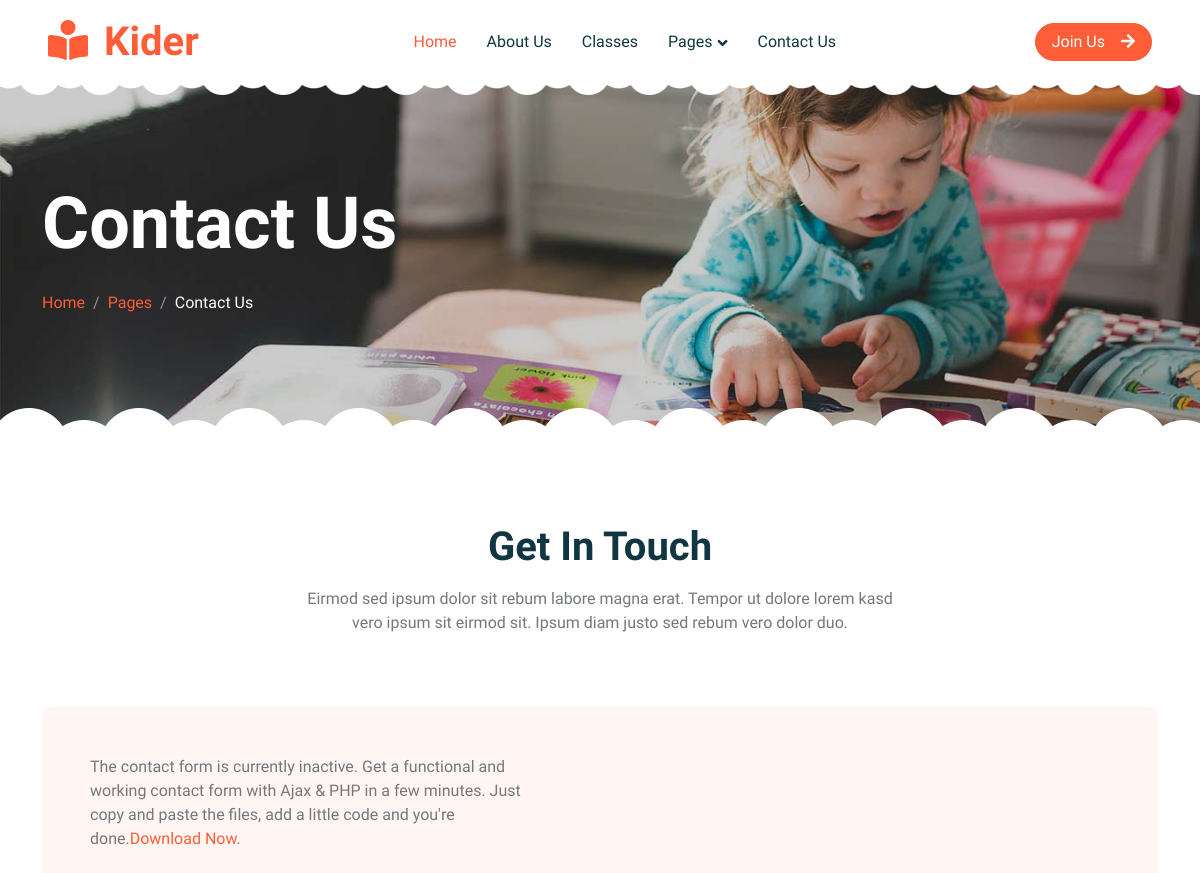
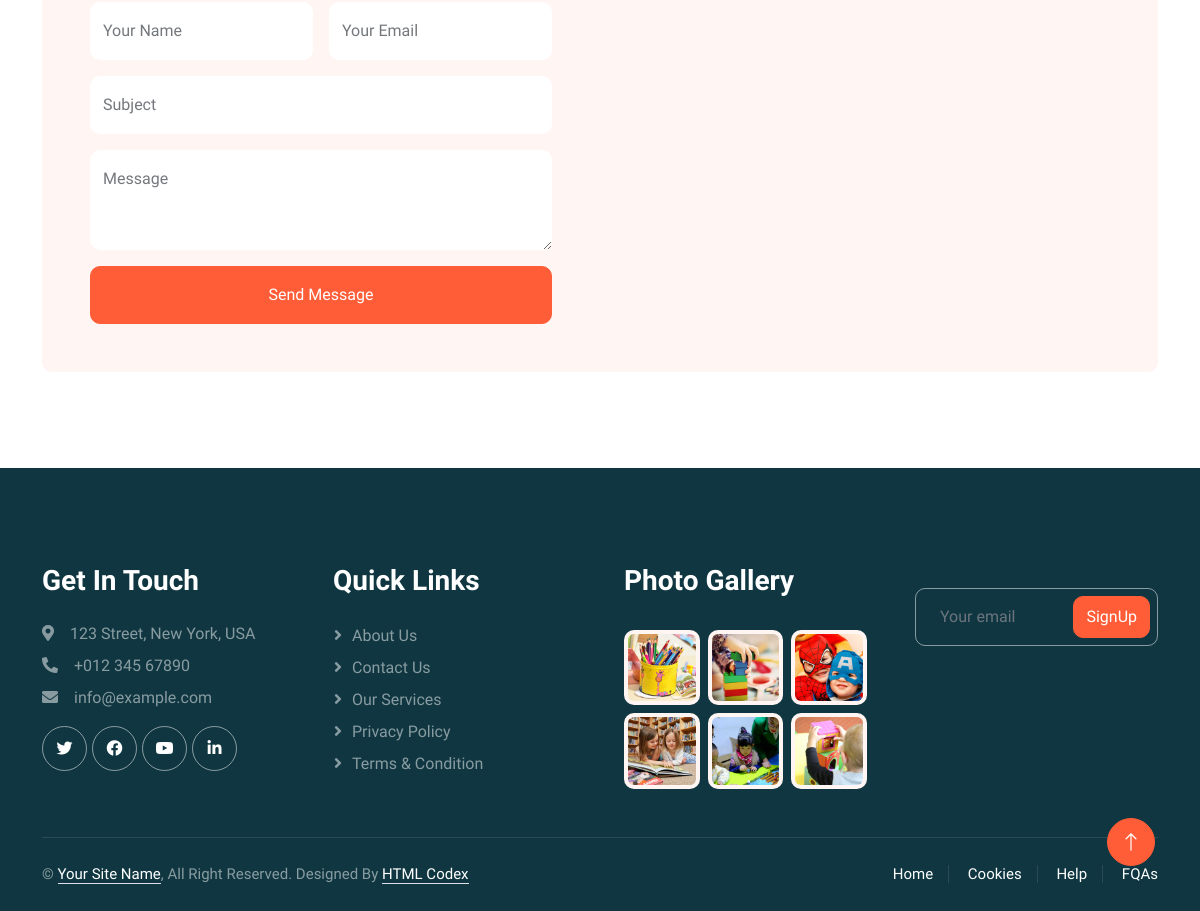
Page /contact/ on the committed database (2 pictures, top to bottom).
### app/models.py (models this page shows, shortened)
class ContactUsMain(models.Model):
    title = models.CharField(max_length=255)
    description1 = models.CharField(max_length=255, blank=True, null=True)
    description2 = models.CharField(max_length=255, blank=True, null=True)
    url = models.URLField(max_length=255, blank=True)
    class Meta:
        verbose_name = "Contact  Us Main"
        verbose_name_plural = "Contact  Us Main"

class FooterMain(models.Model):
    title = models.CharField(max_length=255)
    class Meta:
        verbose_name = "Footer Main"
        verbose_name_plural = "Footer Main"

class GetInTouch(models.Model):
    title = models.CharField(max_length=50)
    icon_class = models.CharField(max_length=255)
    description = models.CharField(max_length=255)
    class Meta:
        verbose_name = "Get In Touch"
        verbose_name_plural = "Get In Touch"

class Socials(models.Model):
    title = models.CharField(max_length=50)
    url = models.URLField(max_length=255, blank=True)
    html_class = models.CharField(max_length=255)
    class Meta:
        verbose_name = "Social"
        verbose_name_plural = "Socials"

class QuickLinks(models.Model):
    link_url = models.CharField(max_length=255)
    link_name = models.CharField(max_length=255)
    class Meta:
        verbose_name = "Quick Links"
        verbose_name_plural = "Quick Links"

class GalleryImages(models.Model):
    image_title = models.CharField(max_length=255)
    image = models.ImageField(upload_to="gallery")
    class Meta:
        verbose_name = "Gallery Images"
        verbose_name_plural = "Gallery Images"

class FooterText(models.Model):
    text1 = models.CharField(max_length=55, blank=True, null=True)
    text2 = models.CharField(max_length=255, blank=True, null=True)
    text3 = models.CharField(max_length=255, blank=True, null=True)
    link_url = models.URLField(max_length=200, blank=True, null=True)
    link_url2 = models.CharField(max_length=255, blank=True, null=True)
    link_name1 = models.CharField(max_length=255, blank=True, null=True)
    link_name2 = models.CharField(max_length=255, blank=True, null=True)
    class Meta:
        verbose_name = "Footer Text"
        verbose_name_plural = "Footer Text"

### app/views.py (the view)
# urls.py: path('contact/', views.contact, name="contact"),
def contact(request):
    context = {
        "footer_text": FooterText.objects.all().first(),
        "main_saction": MainSaction.objects.all().first(),
        "contact_us_main": ContactUsMain.objects.all().first(),
        "contact_blocks": ContactBlocks.objects.all(),
        "footer_main": FooterMain.objects.all(),
        "get_in_touch": GetInTouch.objects.all(),
        "socials": Socials.objects.all(),
        "quick_links": QuickLinks.objects.all(),
        "news_letter": Newsletter.objects.all().first(),
        "gallery": GalleryImages.objects.all()
    }
    return render(request,"contact.html",context)

### app/templates/contact.html (shortened to what this page needs)
{% extends "base.html" %}
{% load static %}
  {% block contact_template %}
      <div class="container-xxl py-5 page-header position-relative mb-5">
          <div class="container py-5">
              <h1 class="display-2 text-white animated slideInDown mb-4">Contact Us</h1>
              <nav aria-label="breadcrumb animated slideInDown">
                  <ol class="breadcrumb">
                      <li class="breadcrumb-item"><a href="#">Home</a></li>
                      <li class="breadcrumb-item"><a href="#">Pages</a></li>
                      <li class="breadcrumb-item text-white active" aria-current="page">Contact Us</li>
                  </ol>
              </nav>
          </div>
      </div>
      <div class="container-xxl py-5">
          <div class="container">
              <div class="text-center mx-auto mb-5 wow fadeInUp" data-wow-delay="0.1s" style="max-width: 600px;">
                  <h1 class="mb-3">{{contact_us_main.title}}</h1>
                  <p>{{contact_us_main.description1}}</p>
              </div>
              <div class="bg-light rounded">
                  <div class="row g-0">
                      <div class="col-lg-6 wow fadeIn" data-wow-delay="0.1s">
                          <div class="h-100 d-flex flex-column justify-content-center p-5">
                              <p class="mb-4">{{contact_us_main.description2}}<a href="{{contact_us_main.url}}">Download Now</a>.</p>
                              <form>
                                  <div class="row g-3">
                                      <div class="col-sm-6">
                                          <div class="form-floating">
                                              <input name="name" type="text" class="form-control border-0" id="name" placeholder="Your Name">
                                              <label for="name">Your Name</label>
                                          </div>
                                      </div>
                                      <div class="col-sm-6">
                                          <div class="form-floating">
                                              <input name="email" type="email" class="form-control border-0" id="email" placeholder="Your Email">
                                              <label for="email">Your Email</label>
                                          </div>
                                      </div>
                                      <div class="col-12">
                                          <div class="form-floating">
                                              <input name="subject" type="text" class="form-control border-0" id="subject" placeholder="Subject">
                                              <label for="subject">Subject</label>
                                          </div>
                                      </div>
                                      <div class="col-12">
                                          <div class="form-floating">
                                              <textarea name="content" class="form-control border-0" placeholder="Leave a message here" id="message" style="height: 100px"></textarea>
                                              <label for="message">Message</label>
                                          </div>
                                      </div>
                                      <div class="col-12">
                                          <button class="btn btn-primary w-100 py-3" type="submit">Send Message</button>
                                      </div>
                                  </div>
                              </form>
                          </div>
                      </div>
                      <div class="col-lg-6 wow fadeIn" data-wow-delay="0.5s" style="min-height: 400px;">
                          <div class="position-relative h-100">
                              <iframe class="position-relative rounded w-100 h-100"
                              src="https://www.google.com/maps/embed?pb=!1m18!1m12!1m3!1d3001156.4288297426!2d-78.01371936852176!3d42.72876761954724!2m3!1f0!2f0!3f0!3m2!1i1024!2i768!4f13.1!3m3!1m2!1s0x4ccc4bf0f123a5a9%3A0xddcfc6c1de189567!2sNew%20York%2C%20USA!5e0!3m2!1sen!2sbd!4v1603794290143!5m2!1sen!2sbd"
                              frameborder="0" style="min-height: 400px; border:0;" allowfullscreen="" aria-hidden="false"
                              tabindex="0"></iframe>
                          </div>
                      </div>
                  </div>
              </div>
          </div>
      </div>
  {% endblock %}

### app/templates/base.html (shortened to what this page needs)
{% load static %}
    <!DOCTYPE html>
    <html lang="en">
    <head>
        <link href="https://cdnjs.cloudflare.com/ajax/libs/font-awesome/5.10.0/css/all.min.css" rel="stylesheet">
        <link href="https://cdn.jsdelivr.net/npm/bootstrap-icons@1.4.1/font/bootstrap-icons.css" rel="stylesheet">
        <link href="{% static "lib/animate/animate.min.css" %}" rel="stylesheet">
        <link href="{% static "lib/owlcarousel/assets/owl.carousel.min.css" %}" rel="stylesheet">
        <link href="{% static "css/bootstrap.min.css" %}" rel="stylesheet">
        <link href="{% static "css/style.css" %}" rel="stylesheet">
    </head>
    <body>
        <div class="container-xxl bg-white p-0">
            <nav class="navbar navbar-expand-lg bg-white navbar-light sticky-top px-4 px-lg-5 py-lg-0">
                <a href="{% url 'index' %}" class="navbar-brand">
                    <h1 class="m-0 text-primary"><i class="fa fa-book-reader me-3"></i>Kider</h1>
                </a>
                <div class="collapse navbar-collapse" id="navbarCollapse">
                    <div class="navbar-nav mx-auto">
                        <a href="{% url 'index' %}" class="nav-item nav-link active">Home</a>
                        <a href="{% url 'about' %}" class="nav-item nav-link">About Us</a>
                        <a href="{% url 'classes' %}" class="nav-item nav-link">Classes</a>
                        <div class="nav-item dropdown">
                            <a href="#" class="nav-link dropdown-toggle" data-bs-toggle="dropdown">Pages</a>
                        </div>
                        <a href="{% url 'contact' %}" class="nav-item nav-link">Contact Us</a>
                    </div>
                    <a href="" class="btn btn-primary rounded-pill px-3 d-none d-lg-block">Join Us<i class="fa fa-arrow-right ms-3"></i></a>
                </div>
            </nav>
            {% block contact_template %}{% endblock %}
            <div class="container-fluid bg-dark text-white-50 footer pt-5 mt-5 wow fadeIn" data-wow-delay="0.1s">
                <div class="container py-5">
                    <div class="row g-5">
                        <div class="col-lg-3 col-md-6">
                            <h3 class="text-white mb-4">{{footer_main.0.title}}</h3>
                            {% for get in get_in_touch %}
                              <p class="mb-2"><i class="{{get.icon_class}}">
                              </i>{{get.description}}</p>
                            {% endfor %}
                            <div class="d-flex pt-2">
                              {% for social in socials %}
                                <a class="btn btn-outline-light btn-social" href="{{social.url}}">
                                    <i class="{{social.html_class}}" target="_blank" title="{{social.title}}"></i></a>
                              {% endfor %}
                            </div>
                        </div>
                        <div class="col-lg-3 col-md-6">
                            <h3 class="text-white mb-4">{{footer_main.1.title}}</h3>
                            {% for links in quick_links %}
                                <a class="btn btn-link text-white-50" href="">{{links.link_name}}</a>
                            {% endfor %}
                        </div>
                        <div class="col-lg-3 col-md-6">
                            <h3 class="text-white mb-4">{{footer_main.2.title}}</h3>
                            <div class="row g-2 pt-2">
                                {% for gallery in gallery %}
                                  <div class="col-4">
                                      <img class="img-fluid rounded bg-light p-1" src="{{gallery.image.url}}" alt="">
                                  </div>
                                {% endfor %}
                            </div>
                        </div>
                        <div class="col-lg-3 col-md-6">
                            <div class="position-relative mx-auto" style="max-width: 400px;">
                                <input class="form-control bg-transparent w-100 py-3 ps-4 pe-5" type="text" placeholder="Your email">
                                <button type="button" class="btn btn-primary py-2 position-absolute top-0 end-0 mt-2 me-2">SignUp</button>
                            </div>
                        </div>
                    </div>
                </div>
                <div class="container">
                    <div class="copyright">
                        <div class="row">
                            <div class="col-md-6 text-center text-md-start mb-3 mb-md-0">
                                {{footer_text.text1}} <a class="border-bottom" href="{{footer_text.link_url2}}">{{footer_text.link_name2}}</a>{{footer_text.text2}}
                                {{footer_text.text3}} <a class="border-bottom" href="{{footer_text.link_url1}}">{{footer_text.link_name1}}</a>
                            </div>
                            <div class="col-md-6 text-center text-md-end">
                                <div class="footer-menu">
                                    <a href="">Home</a>
                                    <a href="">Cookies</a>
                                    <a href="">Help</a>
                                    <a href="">FQAs</a>
                                </div>
                            </div>
                        </div>
                    </div>
                </div>
            </div>
            <a href="#" class="btn btn-lg btn-primary btn-lg-square back-to-top"><i class="bi bi-arrow-up"></i></a>
        </div>
    </body>
    </html>

### app/static/css/style.css (style rules this page uses)
:root { --primary: #FE5D37; --light: #FFF5F3; --dark: #103741; }
.back-to-top { position: fixed; display: none; right: 45px; bottom: 45px; z-index: 99; }
.btn { font-weight: 500; transition: .5s; }
.btn.btn-primary { color: #FFFFFF; }
.btn-lg-square { width: 48px; height: 48px; }
.btn-square, .btn-sm-square, .btn-lg-square { padding: 0; display: flex; align-items: center; justify-content: center; font-weight: normal; border-radius: 50px; }
h1, h2, h3, h4, .h1, .h2, .h3, .h4, .display-1, .display-2, .display-3, .display-4, .display-5, .display-6 { font-family: 'Lobster Two', cursive; font-weight: 700; }
.navbar .navbar-nav .nav-link { padding: 30px 15px; color: var(--dark); font-weight: 500; outline: none; }
.navbar .navbar-nav .nav-link:hover, .navbar .navbar-nav .nav-link.active { color: var(--primary); }
.navbar.sticky-top { top: -100px; transition: .5s; }
.navbar .dropdown-toggle::after { border: none; content: "\f107"; font-family: "Font Awesome 5 Free"; font-weight: 900; vertical-align: middle; margin-left: 5px; transition: .5s; }
.header-carousel::before, .header-carousel::after, .page-header::before, .page-header::after { position: absolute; content: ""; width: 100%; height: 10px; top: 0; left: 0; background: url(../img/bg-header-top.png) center center repeat-x; z-index: 1; }
.header-carousel::after, .page-header::after { height: 19px; top: auto; bottom: 0; background: url(../img/bg-header-bottom.png) center center repeat-x; }
.page-header { background: linear-gradient(rgba(0, 0, 0, .2), rgba(0, 0, 0, .2)), url(../img/carousel-1.jpg) center center no-repeat; background-size: cover; }
.breadcrumb-item + .breadcrumb-item::before { color: rgba(255, 255, 255, .5); }
.footer .btn.btn-social { margin-right: 5px; width: 45px; height: 45px; display: flex; align-items: center; justify-content: center; color: #FFFFFF; border: 1px solid rgba(255,255,255,0.5); border-radius: 45px; transition: .3s; }
.footer .btn.btn-link { display: block; margin-bottom: 5px; padding: 0; text-align: left; font-size: 16px; font-weight: normal; text-transform: capitalize; transition: .3s; }
.footer .btn.btn-link::before { position: relative; content: "\f105"; font-family: "Font Awesome 5 Free"; font-weight: 900; margin-right: 10px; }
.footer .form-control { border-color: rgba(255,255,255,0.5); }
.footer .copyright { padding: 25px 0; font-size: 15px; border-top: 1px solid rgba(256, 256, 256, .1); }
.footer .copyright a { color: #FFFFFF; }
.footer .footer-menu a { margin-right: 15px; padding-right: 15px; border-right: 1px solid rgba(255, 255, 255, .1); }
.footer .footer-menu a:last-child { margin-right: 0; padding-right: 0; border-right: none; }

### rows in the picture
ContactUsMain: title "Get In Touch", description1 "Eirmod sed ipsum dolor sit rebum labore magna erat. Tempor ut dolore lorem kasd vero ipsum sit eirmod sit. Ipsum diam justo sed rebum vero dolor duo.", description2 "The contact form is currently inactive. Get a functional and working contact form with Ajax & PHP in a few minutes. Just copy and paste the files, add a little code and you're done."
FooterMain: title "Get In Touch"
GetInTouch: description "123 Street, New York, USA"
GetInTouch: description "+012 345 67890"
GetInTouch: description "info@example.com"
FooterMain: title "Quick Links"
QuickLinks: link_name "About Us"
QuickLinks: link_name "Contact Us"
QuickLinks: link_name "Our Services"
QuickLinks: link_name "Privacy Policy"
QuickLinks: link_name "Terms & Condition"
FooterMain: title "Photo Gallery"
GalleryImages: image (picture)
GalleryImages: image (picture)
GalleryImages: image (picture)
GalleryImages: image (picture)
GalleryImages: image (picture)
GalleryImages: image (picture)
FooterText: text1 "©", link_name2 "Your Site Name", text2 ", All Right Reserved.", text3 "Designed By", link_name1 "HTML Codex"
